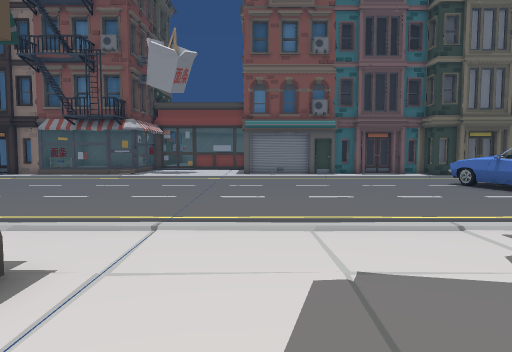
view 1 (above)

23 first-person views from a walk through a 3-D level made in the Unity game engine. The camera is 1.3 m above the floor, tilts 4° down and sees 70° across. The floor is counted in squares, 1 m on a side. Each view is taken from the middle of a square. On the plan, view 1 faces up. The plan holds only what a view shows up to about 15 squares ahead; the rest is blank. The place goes on beyond the plan.

view 2
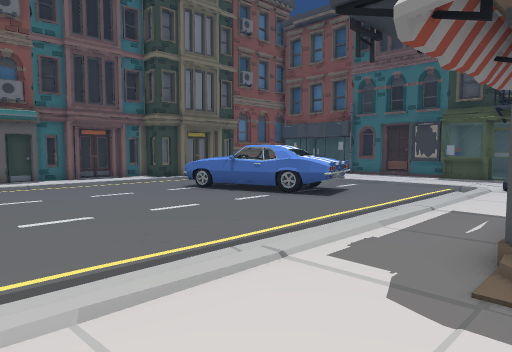

view 3
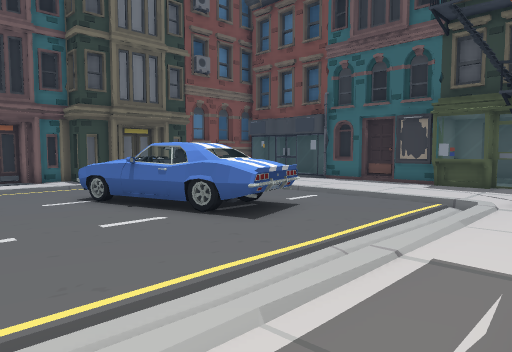

view 4
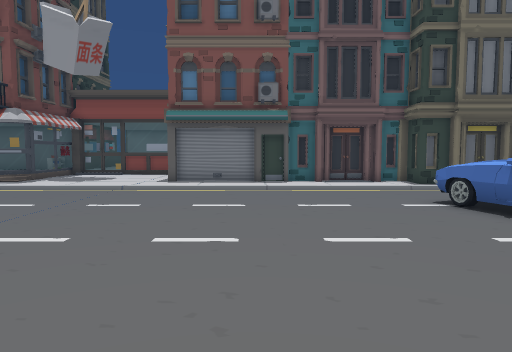

view 5
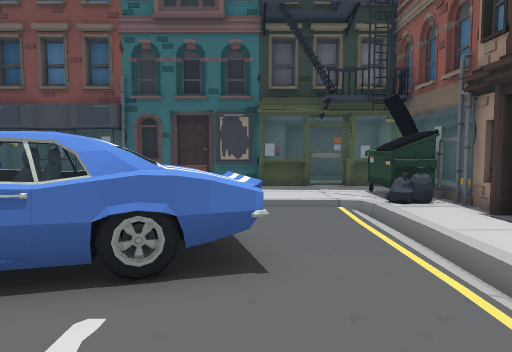

view 6
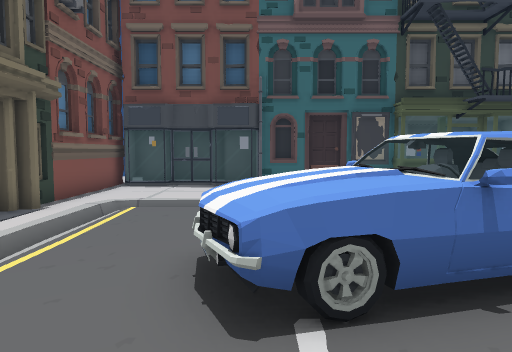

view 7
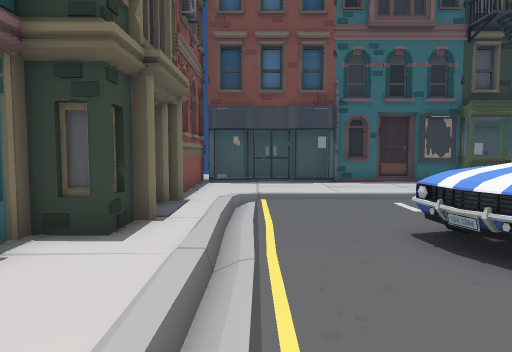

view 8
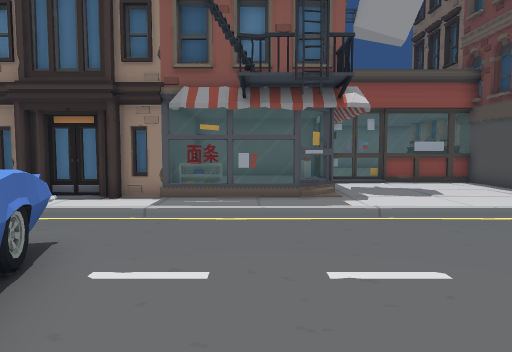

view 9
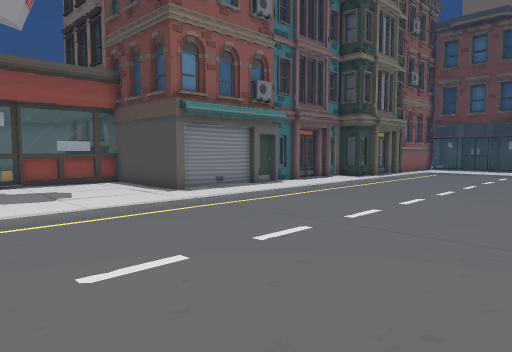

view 10
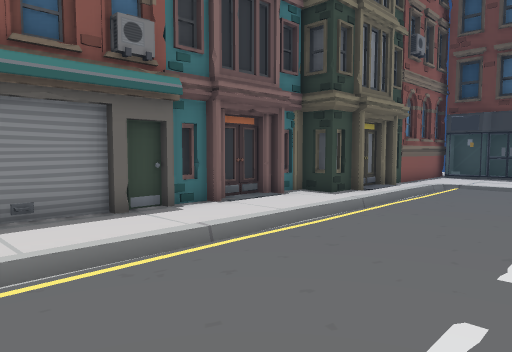

view 11
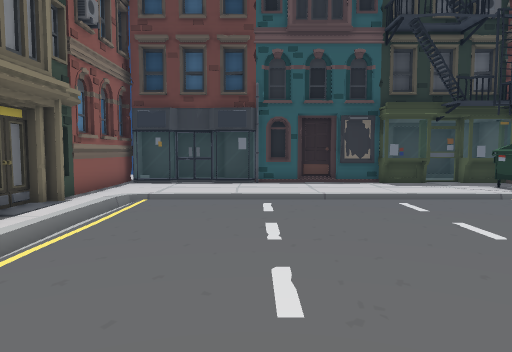

view 12
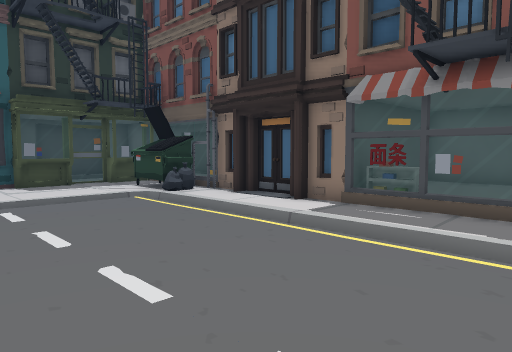

view 13
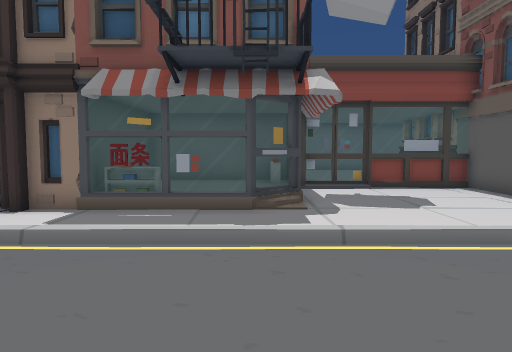

view 14
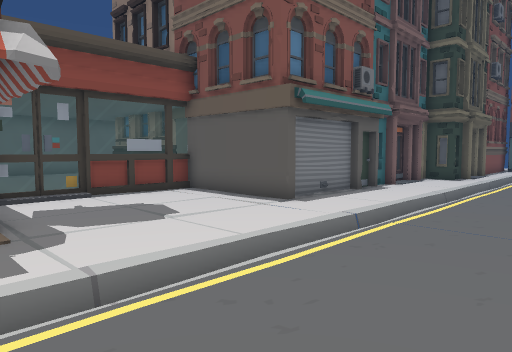

view 15
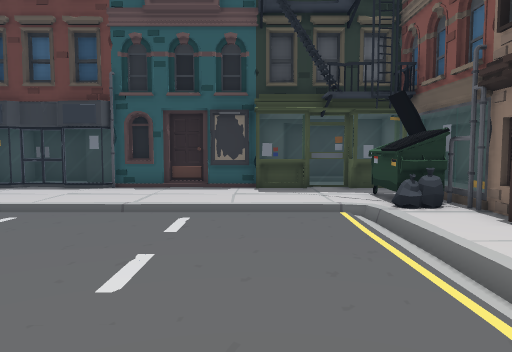

view 16
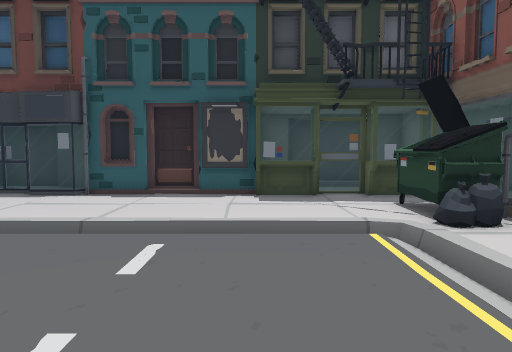

view 17
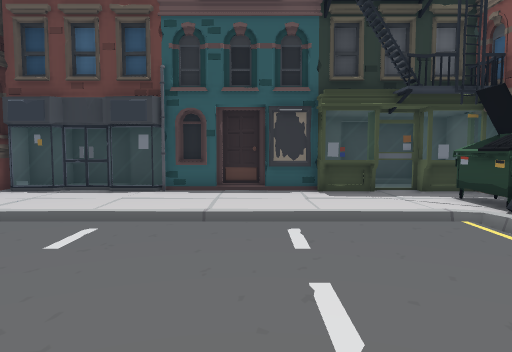

view 18
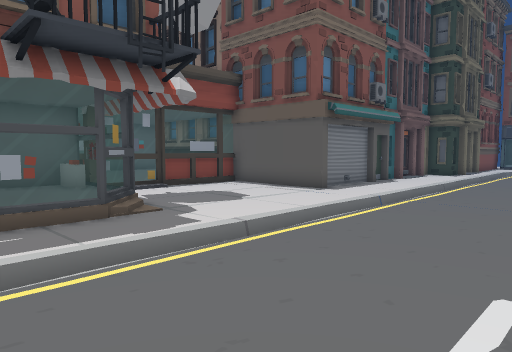

view 19
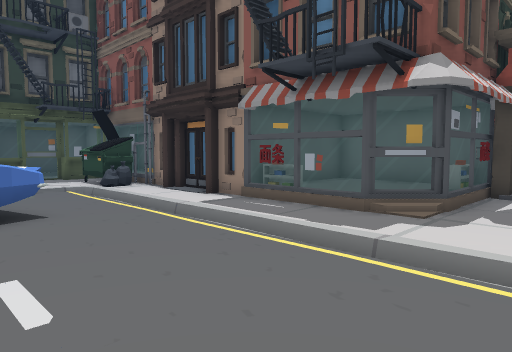

view 20
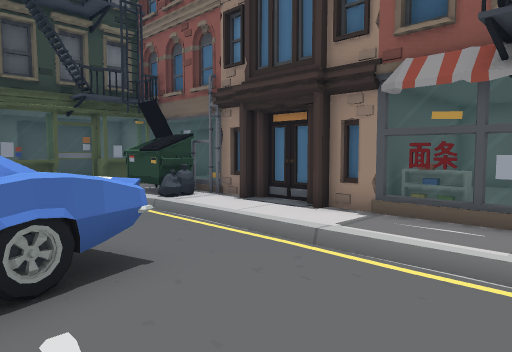

view 21
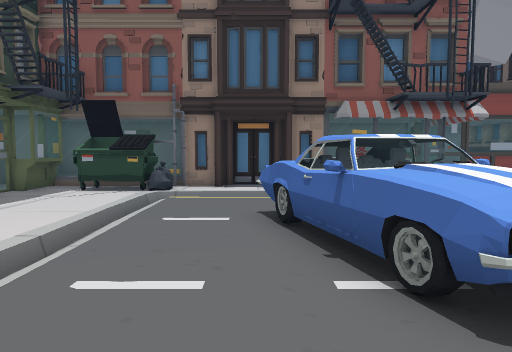

view 22
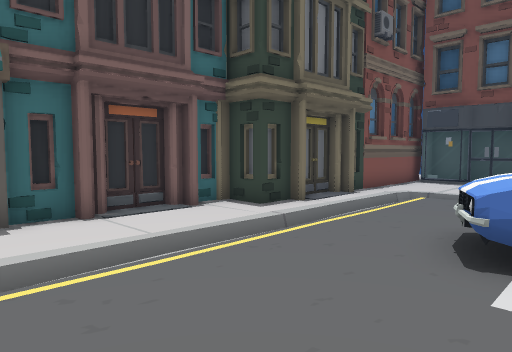

view 23
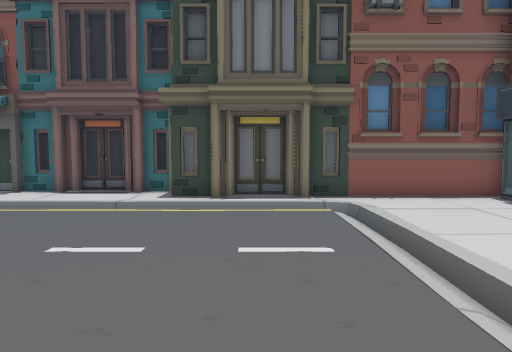

### Floor plan
Key: @ floor where view 1 was taken; # wall or solid block; . main floor; : floor 0.25 m higher than the main floor; - floor 0.25 m lower than the main floor; / step, stairs or slope; = window, fence, low wall or low ledge; C car; P poster; I pipe; S sign; O other object.
Columns run from 24 left of view 1 to 21 right of it. Each row starts with its distance up from view 1.
 27                        #
 26                  #=::  #
 25             ######=#==#=#
 24             #::::O......#
 23             #::::=......#
 22             #::::=......#
 21   #####     #OO:=#......###########
 20  OOOOOII## ####=#..........##.###.#
 19 OOOOOOOO..........................##########O
 18 O O....O...................................OO
 17 O O..../..............................-....OO
 16 OOOO.../..............................-....OO
 15  ##O.../............................../....OO
 14   #..../........................CC..../...IO
 13   #..../........................CCC.../....O
 12   /..../........................CCC...-....#
 11   O..../........................CCC...-....#
 10  #I..../.........................CCC../....P
  9  OO..../.........................CC.../...P###
  8  OO..../............................../...O.O#
  7  OO..../..............................-...OO O
  6  OO........................................O O
  5  OO.###.###...........................OOOOO.OO
  4    #   #   #.###.............==S=O#.O#IIOOOOO
  3            ###########......##:OO#####OOOOOO
  2                      #......=:::##
  1                      #......=:::#
  0                      #..@...O:::#
 -1                      #=#==#######

Positions as (right, up) in squares from view 1, and headings:
1: (0, 0), facing up
2: (0, 3), facing up-right
3: (4, 4), facing up-right
4: (3, 5), facing up
5: (5, 9), facing right
6: (5, 14), facing right
7: (4, 17), facing right
8: (6, 14), facing down
9: (4, 14), facing down-left
10: (-3, 11), facing down-left
11: (-7, 10), facing left
12: (-7, 12), facing up-left
13: (-8, 12), facing up
14: (-8, 14), facing up-right
15: (-9, 15), facing left
16: (-11, 15), facing left
17: (-10, 13), facing left
18: (-11, 13), facing up-right
19: (1, 11), facing down-right
20: (5, 11), facing down-right
21: (11, 17), facing down
22: (3, 13), facing up-right
23: (-15, 15), facing down
